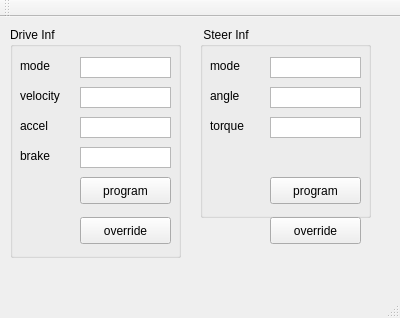
<?xml version="1.0" encoding="UTF-8"?>
<ui version="4.0">
 <class>MainWindow</class>
 <widget class="QMainWindow" name="MainWindow">
  <property name="geometry">
   <rect>
    <x>0</x>
    <y>0</y>
    <width>400</width>
    <height>318</height>
   </rect>
  </property>
  <property name="windowTitle">
   <string>HevSim</string>
  </property>
  <widget class="QWidget" name="centralWidget">
   <widget class="QGroupBox" name="groupBox">
    <property name="geometry">
     <rect>
      <x>10</x>
      <y>10</y>
      <width>171</width>
      <height>231</height>
     </rect>
    </property>
    <property name="title">
     <string>Drive Inf</string>
    </property>
    <widget class="QLabel" name="label">
     <property name="geometry">
      <rect>
       <x>10</x>
       <y>30</y>
       <width>61</width>
       <height>17</height>
      </rect>
     </property>
     <property name="text">
      <string>mode</string>
     </property>
    </widget>
    <widget class="QLabel" name="label_2">
     <property name="geometry">
      <rect>
       <x>10</x>
       <y>60</y>
       <width>61</width>
       <height>17</height>
      </rect>
     </property>
     <property name="text">
      <string>velocity</string>
     </property>
    </widget>
    <widget class="QLabel" name="label_3">
     <property name="geometry">
      <rect>
       <x>10</x>
       <y>90</y>
       <width>61</width>
       <height>17</height>
      </rect>
     </property>
     <property name="text">
      <string>accel</string>
     </property>
    </widget>
    <widget class="QTextEdit" name="drive_mode_edit">
     <property name="geometry">
      <rect>
       <x>70</x>
       <y>30</y>
       <width>91</width>
       <height>21</height>
      </rect>
     </property>
     <property name="verticalScrollBarPolicy">
      <enum>Qt::ScrollBarAlwaysOff</enum>
     </property>
     <property name="horizontalScrollBarPolicy">
      <enum>Qt::ScrollBarAlwaysOff</enum>
     </property>
     <property name="readOnly">
      <bool>true</bool>
     </property>
    </widget>
    <widget class="QTextEdit" name="velocity_edit">
     <property name="geometry">
      <rect>
       <x>70</x>
       <y>60</y>
       <width>91</width>
       <height>21</height>
      </rect>
     </property>
     <property name="verticalScrollBarPolicy">
      <enum>Qt::ScrollBarAlwaysOff</enum>
     </property>
     <property name="horizontalScrollBarPolicy">
      <enum>Qt::ScrollBarAlwaysOff</enum>
     </property>
     <property name="readOnly">
      <bool>true</bool>
     </property>
    </widget>
    <widget class="QTextEdit" name="accel_edit">
     <property name="geometry">
      <rect>
       <x>70</x>
       <y>90</y>
       <width>91</width>
       <height>21</height>
      </rect>
     </property>
     <property name="verticalScrollBarPolicy">
      <enum>Qt::ScrollBarAlwaysOff</enum>
     </property>
     <property name="horizontalScrollBarPolicy">
      <enum>Qt::ScrollBarAlwaysOff</enum>
     </property>
     <property name="readOnly">
      <bool>true</bool>
     </property>
    </widget>
    <widget class="QLabel" name="label_7">
     <property name="geometry">
      <rect>
       <x>10</x>
       <y>120</y>
       <width>61</width>
       <height>17</height>
      </rect>
     </property>
     <property name="text">
      <string>brake</string>
     </property>
    </widget>
    <widget class="QTextEdit" name="brake_edit">
     <property name="geometry">
      <rect>
       <x>70</x>
       <y>120</y>
       <width>91</width>
       <height>21</height>
      </rect>
     </property>
     <property name="verticalScrollBarPolicy">
      <enum>Qt::ScrollBarAlwaysOff</enum>
     </property>
     <property name="horizontalScrollBarPolicy">
      <enum>Qt::ScrollBarAlwaysOff</enum>
     </property>
     <property name="readOnly">
      <bool>true</bool>
     </property>
    </widget>
    <widget class="QPushButton" name="drive_override_button">
     <property name="geometry">
      <rect>
       <x>70</x>
       <y>190</y>
       <width>91</width>
       <height>27</height>
      </rect>
     </property>
     <property name="text">
      <string>override</string>
     </property>
    </widget>
    <zorder>label</zorder>
    <zorder>label_2</zorder>
    <zorder>label_3</zorder>
    <zorder>drive_mode_edit</zorder>
    <zorder>velocity_edit</zorder>
    <zorder>accel_edit</zorder>
    <zorder>label_7</zorder>
    <zorder>brake_edit</zorder>
    <zorder>drive_override_button</zorder>
    <zorder>drive_override_button</zorder>
   </widget>
   <widget class="QGroupBox" name="groupBox_2">
    <property name="geometry">
     <rect>
      <x>200</x>
      <y>10</y>
      <width>171</width>
      <height>191</height>
     </rect>
    </property>
    <property name="title">
     <string> Steer Inf</string>
    </property>
    <widget class="QLabel" name="label_4">
     <property name="geometry">
      <rect>
       <x>10</x>
       <y>30</y>
       <width>61</width>
       <height>17</height>
      </rect>
     </property>
     <property name="text">
      <string>mode</string>
     </property>
    </widget>
    <widget class="QLabel" name="label_5">
     <property name="geometry">
      <rect>
       <x>10</x>
       <y>60</y>
       <width>61</width>
       <height>17</height>
      </rect>
     </property>
     <property name="text">
      <string>angle</string>
     </property>
    </widget>
    <widget class="QLabel" name="label_6">
     <property name="geometry">
      <rect>
       <x>10</x>
       <y>90</y>
       <width>61</width>
       <height>17</height>
      </rect>
     </property>
     <property name="text">
      <string>torque</string>
     </property>
    </widget>
    <widget class="QTextEdit" name="steer_mode_edit">
     <property name="geometry">
      <rect>
       <x>70</x>
       <y>30</y>
       <width>91</width>
       <height>21</height>
      </rect>
     </property>
     <property name="verticalScrollBarPolicy">
      <enum>Qt::ScrollBarAlwaysOff</enum>
     </property>
     <property name="horizontalScrollBarPolicy">
      <enum>Qt::ScrollBarAlwaysOff</enum>
     </property>
     <property name="readOnly">
      <bool>true</bool>
     </property>
    </widget>
    <widget class="QTextEdit" name="angle_edit">
     <property name="geometry">
      <rect>
       <x>70</x>
       <y>60</y>
       <width>91</width>
       <height>21</height>
      </rect>
     </property>
     <property name="verticalScrollBarPolicy">
      <enum>Qt::ScrollBarAlwaysOff</enum>
     </property>
     <property name="horizontalScrollBarPolicy">
      <enum>Qt::ScrollBarAlwaysOff</enum>
     </property>
     <property name="readOnly">
      <bool>true</bool>
     </property>
    </widget>
    <widget class="QTextEdit" name="torque_edit">
     <property name="geometry">
      <rect>
       <x>70</x>
       <y>90</y>
       <width>91</width>
       <height>21</height>
      </rect>
     </property>
     <property name="verticalScrollBarPolicy">
      <enum>Qt::ScrollBarAlwaysOff</enum>
     </property>
     <property name="horizontalScrollBarPolicy">
      <enum>Qt::ScrollBarAlwaysOff</enum>
     </property>
     <property name="readOnly">
      <bool>true</bool>
     </property>
    </widget>
   </widget>
   <widget class="QPushButton" name="drive_mode_button">
    <property name="geometry">
     <rect>
      <x>80</x>
      <y>160</y>
      <width>91</width>
      <height>27</height>
     </rect>
    </property>
    <property name="text">
     <string>program</string>
    </property>
   </widget>
   <widget class="QPushButton" name="steer_mode_button">
    <property name="geometry">
     <rect>
      <x>270</x>
      <y>160</y>
      <width>91</width>
      <height>27</height>
     </rect>
    </property>
    <property name="text">
     <string>program</string>
    </property>
   </widget>
   <widget class="QPushButton" name="steer_override_button">
    <property name="geometry">
     <rect>
      <x>270</x>
      <y>200</y>
      <width>91</width>
      <height>27</height>
     </rect>
    </property>
    <property name="text">
     <string>override</string>
    </property>
   </widget>
  </widget>
  <widget class="QMenuBar" name="menuBar">
   <property name="geometry">
    <rect>
     <x>0</x>
     <y>0</y>
     <width>400</width>
     <height>25</height>
    </rect>
   </property>
  </widget>
  <widget class="QToolBar" name="mainToolBar">
   <attribute name="toolBarArea">
    <enum>TopToolBarArea</enum>
   </attribute>
   <attribute name="toolBarBreak">
    <bool>false</bool>
   </attribute>
  </widget>
  <widget class="QStatusBar" name="statusBar"/>
 </widget>
 <layoutdefault spacing="6" margin="11"/>
 <resources/>
 <connections/>
</ui>
